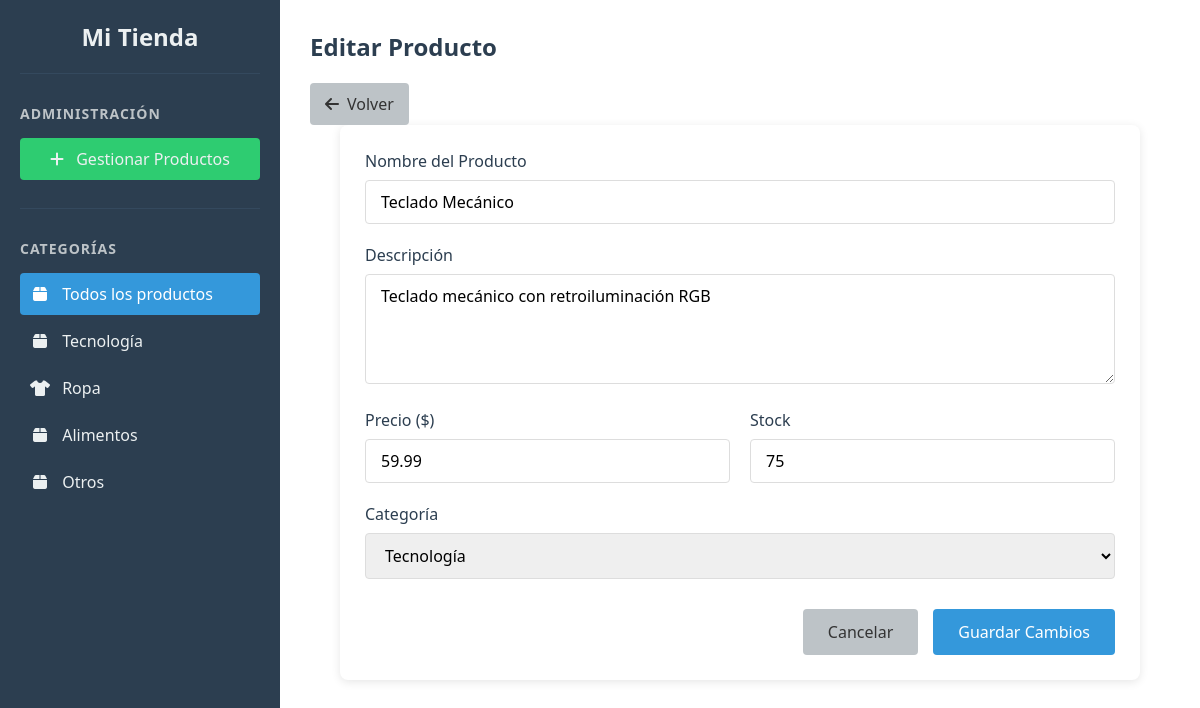
Page /controllers/updateProduct.php?id=4 on the committed database.
### tables this page shows
CREATE TABLE category (
    id_category INT PRIMARY KEY AUTO_INCREMENT,
    name VARCHAR(50) NOT NULL,
    description TEXT
);

CREATE TABLE product (
    id_product INT PRIMARY KEY AUTO_INCREMENT,
    name VARCHAR(100) NOT NULL,
    description TEXT,
    price DECIMAL(10, 2) NOT NULL,
    stock INT DEFAULT 0,
    image_url VARCHAR(255),  
    id_category INT,
    FOREIGN KEY (id_category) REFERENCES category(id_category)
);

### controllers/updateProduct.php (called while the page is built, shortened)
<?php
include_once "../models/Product.php";
include_once "../models/Category.php";
$prod = new Product();
$category = new Category();
$idProduct = (int)$_GET["id"] ?? 0;
$product = $prod->getProductById($idProduct);
$categoriesResult = $category->getCategories();
$categories = [];
while($row = $categoriesResult->fetch_assoc()){
    $categories[] = $row;
}
include_once "../views/editProduct.php";

### controllers/asideCategory.php (called while the page is built)
<?php
include_once "../models/Category.php";
$category= new Category;
$categories= $category->getCategories();
include "../views/components/aside.php";

### models/Connection.php (called while the page is built, shortened)
<?php
class Connection{
    private $serverName= "localhost";
    private $user= "root";
    private $pass= "";
    private $db= "basic_shop";
    public function getConnection(){
        try {
            $this->conn=new mysqli($this->serverName,$this->user,$this->pass,$this->db);
            return $this->conn;
        } catch (Exception $error) {
            print("Error al conectar: ". $error->getMessage());
        }
    }
}

### models/Category.php (called while the page is built, shortened)
<?php
include_once "Connection.php";
class Category extends Connection{
    function getCategories(){
        try {
            $query="SELECT * FROM category";
            $pre=$this->conn->prepare($query);
            $pre->execute();
            $result= $pre->get_result();
            return $result;
        } catch (Exception $error) {
            error_log("Error al obtener Productos: " . $error->getMessage());
        }
    }
}

### models/Product.php (called while the page is built, shortened)
<?php
include_once "Connection.php";
class Product extends Connection{
    function getProductById($id){
        try {
            $query = "SELECT * FROM product WHERE id_product = ?";
            $pre = $this->conn->prepare($query);
            $pre->bind_param("i", $id);
            $pre->execute();
            $result = $pre->get_result();
            return $result->fetch_assoc();
        } catch (Exception $error) {
            print("Error al obtener Productos: " . $error->getMessage());
            return false;
        }
    }
}

### views/editProduct.php (the view, shortened to what this page needs)
<!DOCTYPE html>
<html lang="es">
<head>
    <link rel="stylesheet" href="../public/styles/product.css">
    <link rel="stylesheet" href="../public/styles/product.css">
    <link rel="stylesheet" href="../public/styles/editProduct.css">
    <link rel="stylesheet" href="https://cdnjs.cloudflare.com/ajax/libs/font-awesome/6.0.0-beta3/css/all.min.css">
</head>
<body>
    <div class="app">
        <?php include_once"../controllers/asideCategory.php" ?>
        <main class="main">
            <div class="main__header">
                <h2 class="main__title">Editar Producto</h2>
                <a href="listProducts.php" class="main__back-btn">
                    <i class="fas fa-arrow-left"></i> Volver
                </a>
            </div>
            <form method="POST" class="product-form">
                <div class="form-group">
                    <label for="name">Nombre del Producto</label>
                    <input type="text" id="name" name="name" value="<?= htmlspecialchars($product['name']) ?>" required>
                </div>
                <div class="form-group">
                    <label for="description">Descripción</label>
                    <textarea id="description" name="description" rows="4" required><?= htmlspecialchars($product['description']) ?></textarea>
                </div>
                <div class="form-row">
                    <div class="form-group">
                        <label for="price">Precio ($)</label>
                        <input type="number" id="price" name="price" step="0.01" min="0" value="<?= $product['price'] ?>" required>
                    </div>
                    <div class="form-group">
                        <label for="stock">Stock</label>
                        <input type="number" id="stock" name="stock" min="0" value="<?= $product['stock'] ?>" required>
                    </div>
                </div>
                <div class="form-group">
                    <label for="category">Categoría</label>
                    <select id="category" name="category" required>
                        <?php foreach ($categories as $category): ?>
                            <option value="<?= $category['id_category'] ?>" <?= $category['id_category'] == $product['id_category'] ? 'selected' : '' ?>>
                                <?= htmlspecialchars($category['name']) ?>
                            </option>
                        <?php endforeach; ?>
                    </select>
                </div>
                <div class="form-actions">
                    <a href="manageProducts.php" class="cancel-btn">Cancelar</a>
                    <button type="submit" class="submit-btn">Guardar Cambios</button>
                </div>
            </form>
        </main>
    </div>
</body>
</html>

### views/components/aside.php
<aside class="sidebar">
            <div class="sidebar__logo">
                <h1 class="sidebar__title">Mi Tienda</h1>
            </div>
            <div class="sidebar__admin">
                <h3 class="sidebar__subtitle">Administración</h3>
                <a href="../controllers/listProducts.php" class="sidebar__btn sidebar__btn--add">
                    <i class="fas fa-plus"></i> Gestionar Productos
                </a>
            </div>
            <div class="sidebar__categories">
                <h3 class="sidebar__subtitle">Categorías</h3>
                <ul class="sidebar__list">
                    <li class="sidebar__item <?= !isset($_GET['category_id']) ? 'sidebar__item--active' : '' ?>">
                        <a href="showProducts.php" class="sidebar__link">
                            <i class="fas fa-box"></i> Todos los productos
                        </a>
                    </li>
                    <?php foreach ($categories as $cat): ?>
                    <li class="sidebar__item <?= (isset($_GET['category_id']) && $_GET['category_id'] == $cat['id_category']) ? 'sidebar__item--active' : '' ?>">
                        <a href="showProducts.php?category_id=<?= $cat['id_category'] ?>" class="sidebar__link">
                            <i class="fas <?=
                                $cat['name'] == 'Electrónicos' ? 'fa-laptop' :
                                ($cat['name'] == 'Ropa' ? 'fa-tshirt' :
                                ($cat['name'] == 'Hogar' ? 'fa-home' : 'fa-box'))
                            ?>"></i>
                            <?= htmlspecialchars($cat['name']) ?>
                        </a>
                    </li>
                    <?php endforeach; ?>
                </ul>
            </div>
        </aside>

### public/styles/product.css (style rules this page uses)
:root { --color-primary: #2c3e50; --color-secondary: #3498db; --color-accent: #e74c3c; --color-success: #2ecc71; --color-text: #333; --color-light: #ecf0f1; --color-gray: #bdc3c7; --color-dark-gray: #34495e; }
* { margin: 0; padding: 0; box-sizing: border-box; font-family: 'Segoe UI', Tahoma, Geneva, Verdana, sans-serif; }
body { background-color: #f5f5f5; color: var(--color-text); }
.app { display: flex; min-height: 100vh; }
.sidebar { width: 280px; background-color: var(--color-primary); color: var(--color-light); padding: 20px; height: 100vh; position: sticky; top: 0; overflow-y: auto; }
.sidebar__logo { margin-bottom: 30px; padding-bottom: 20px; border-bottom: 1px solid var(--color-dark-gray); text-align: center; }
.sidebar__title { color: var(--color-light); }
.sidebar__admin { margin-bottom: 30px; padding-bottom: 20px; border-bottom: 1px solid var(--color-dark-gray); }
.sidebar__subtitle { margin-bottom: 15px; color: var(--color-gray); font-size: 14px; text-transform: uppercase; letter-spacing: 1px; }
.sidebar__btn { width: 100%; padding: 10px; margin-bottom: 8px; background-color: var(--color-secondary); color: var(--color-light); border: none; border-radius: 4px; cursor: pointer; text-align: left; transition: background-color 0.3s; display: inline-block; text-decoration: none; text-align: center; }
.sidebar__btn i { margin-right: 8px; }
.sidebar__btn--add { background-color: var(--color-success); }
.sidebar__list { list-style: none; }
.sidebar__item { padding: 0; margin-bottom: 5px; border-radius: 4px; transition: background-color 0.3s; }
.sidebar__link { display: block; padding: 10px; color: var(--color-light); text-decoration: none; border-radius: 4px; transition: background-color 0.3s; cursor: pointer; }
.sidebar__item--active .sidebar__link { background-color: var(--color-secondary); color: white; }
.sidebar__link i { margin-right: 8px; width: 20px; text-align: center; }
.main { flex: 1; padding: 30px; background-color: white; }
.main__title { margin-bottom: 20px; color: var(--color-primary); }

### public/styles/editProduct.css (style rules this page uses)
.main__back-btn { padding: 10px 15px; background-color: var(--color-gray); color: var(--color-text); border: none; border-radius: 4px; cursor: pointer; text-decoration: none; transition: background-color 0.3s; display: inline-flex; align-items: center; gap: 8px; }
.product-form { background-color: white; padding: 25px; border-radius: 8px; box-shadow: 0 2px 10px rgba(0, 0, 0, 0.1); max-width: 800px; margin: 0 auto; }
.form-group { margin-bottom: 20px; }
.form-group label { display: block; margin-bottom: 8px; font-weight: 500; color: var(--color-primary); }
.form-group input[type='text'], .form-group input[type='number'], .form-group textarea, .form-group select { width: 100%; padding: 10px 15px; border: 1px solid #ddd; border-radius: 4px; font-size: 16px; transition: border-color 0.3s; }
.form-group textarea { min-height: 100px; resize: vertical; }
.form-row { display: flex; gap: 20px; }
.form-row .form-group { flex: 1; }
.form-actions { display: flex; justify-content: flex-end; gap: 15px; margin-top: 30px; }
.submit-btn { padding: 12px 25px; background-color: var(--color-secondary); color: white; border: none; border-radius: 4px; cursor: pointer; font-size: 16px; transition: background-color 0.3s; }
.cancel-btn { padding: 12px 25px; background-color: var(--color-gray); color: var(--color-text); border: none; border-radius: 4px; cursor: pointer; font-size: 16px; transition: background-color 0.3s; text-decoration: none; display: inline-block; text-align: center; }

### rows in the picture
category: name "Tecnología"
category: name "Ropa"
category: name "Alimentos"
category: name "Otros"
product: name "Teclado Mecánico", description "Teclado mecánico con retroiluminación RGB", price "59.99", stock "75", category "Tecnología"
